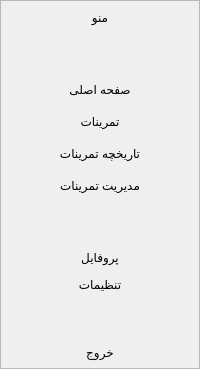
       <widget class="QFrame" name="frame">
        <property name="frameShape">
         <enum>QFrame::StyledPanel</enum>
        </property>
        <property name="frameShadow">
         <enum>QFrame::Raised</enum>
        </property>
        <layout class="QVBoxLayout" name="verticalLayout_3">
         <property name="spacing">
          <number>0</number>
         </property>
         <property name="leftMargin">
          <number>0</number>
         </property>
         <property name="topMargin">
          <number>0</number>
         </property>
         <property name="rightMargin">
          <number>0</number>
         </property>
         <property name="bottomMargin">
          <number>0</number>
         </property>
         <item>
          <widget class="QPushButton" name="pushButton_8">
           <property name="minimumSize">
            <size>
             <width>0</width>
             <height>32</height>
            </size>
           </property>
           <property name="text">
            <string>منو</string>
           </property>
           <property name="checkable">
            <bool>true</bool>
           </property>
           <property name="flat">
            <bool>true</bool>
           </property>
          </widget>
         </item>
         <item>
          <spacer name="verticalSpacer_3">
           <property name="orientation">
            <enum>Qt::Vertical</enum>
           </property>
           <property name="sizeHint" stdset="0">
            <size>
             <width>20</width>
             <height>40</height>
            </size>
           </property>
          </spacer>
         </item>
         <item>
          <widget class="QPushButton" name="btnhome_2">
           <property name="minimumSize">
            <size>
             <width>0</width>
             <height>32</height>
            </size>
           </property>
           <property name="text">
            <string>صفحه اصلی</string>
           </property>
           <property name="checkable">
            <bool>true</bool>
           </property>
           <property name="autoExclusive">
            <bool>true</bool>
           </property>
           <property name="flat">
            <bool>true</bool>
           </property>
          </widget>
         </item>
         <item>
          <widget class="QPushButton" name="btnnewex_2">
           <property name="minimumSize">
            <size>
             <width>0</width>
             <height>32</height>
            </size>
           </property>
           <property name="text">
            <string>تمرینات</string>
           </property>
           <property name="checkable">
            <bool>true</bool>
           </property>
           <property name="autoExclusive">
            <bool>true</bool>
           </property>
           <property name="flat">
            <bool>true</bool>
           </property>
          </widget>
         </item>
         <item>
          <widget class="QPushButton" name="btnexhis_2">
           <property name="minimumSize">
            <size>
             <width>0</width>
             <height>32</height>
            </size>
           </property>
           <property name="text">
            <string>تاریخچه تمرینات</string>
           </property>
           <property name="checkable">
            <bool>true</bool>
           </property>
           <property name="autoExclusive">
            <bool>true</bool>
           </property>
           <property name="flat">
            <bool>true</bool>
           </property>
          </widget>
         </item>
         <item>
          <widget class="QPushButton" name="btnexmngmnt_2">
           <property name="minimumSize">
            <size>
             <width>0</width>
             <height>32</height>
            </size>
           </property>
           <property name="text">
            <string>مدیریت تمرینات</string>
           </property>
           <property name="checkable">
            <bool>true</bool>
           </property>
           <property name="autoExclusive">
            <bool>true</bool>
           </property>
           <property name="flat">
            <bool>true</bool>
           </property>
          </widget>
         </item>
         <item>
          <spacer name="verticalSpacer_4">
           <property name="orientation">
            <enum>Qt::Vertical</enum>
           </property>
           <property name="sizeHint" stdset="0">
            <size>
             <width>20</width>
             <height>40</height>
            </size>
           </property>
          </spacer>
         </item>
         <item>
          <widget class="QPushButton" name="btnprofile_2">
           <property name="minimumSize">
            <size>
             <width>0</width>
             <height>32</height>
            </size>
           </property>
           <property name="text">
            <string>پروفایل</string>
           </property>
           <property name="checkable">
            <bool>false</bool>
           </property>
           <property name="autoExclusive">
            <bool>true</bool>
           </property>
           <property name="flat">
            <bool>true</bool>
           </property>
          </widget>
         </item>
         <item>
          <widget class="QPushButton" name="btnsetting_2">
           <property name="text">
            <string>تنظیمات</string>
           </property>
           <property name="checkable">
            <bool>false</bool>
           </property>
           <property name="autoExclusive">
            <bool>false</bool>
           </property>
           <property name="flat">
            <bool>true</bool>
           </property>
          </widget>
         </item>
         <item>
          <spacer name="verticalSpacer_11">
           <property name="orientation">
            <enum>Qt::Vertical</enum>
           </property>
           <property name="sizeHint" stdset="0">
            <size>
             <width>20</width>
             <height>40</height>
            </size>
           </property>
          </spacer>
         </item>
         <item>
          <widget class="QPushButton" name="btnexit_2">
           <property name="minimumSize">
            <size>
             <width>0</width>
             <height>32</height>
            </size>
           </property>
           <property name="text">
            <string>خروج</string>
           </property>
           <property name="flat">
            <bool>true</bool>
           </property>
          </widget>
         </item>
        </layout>
       </widget>
